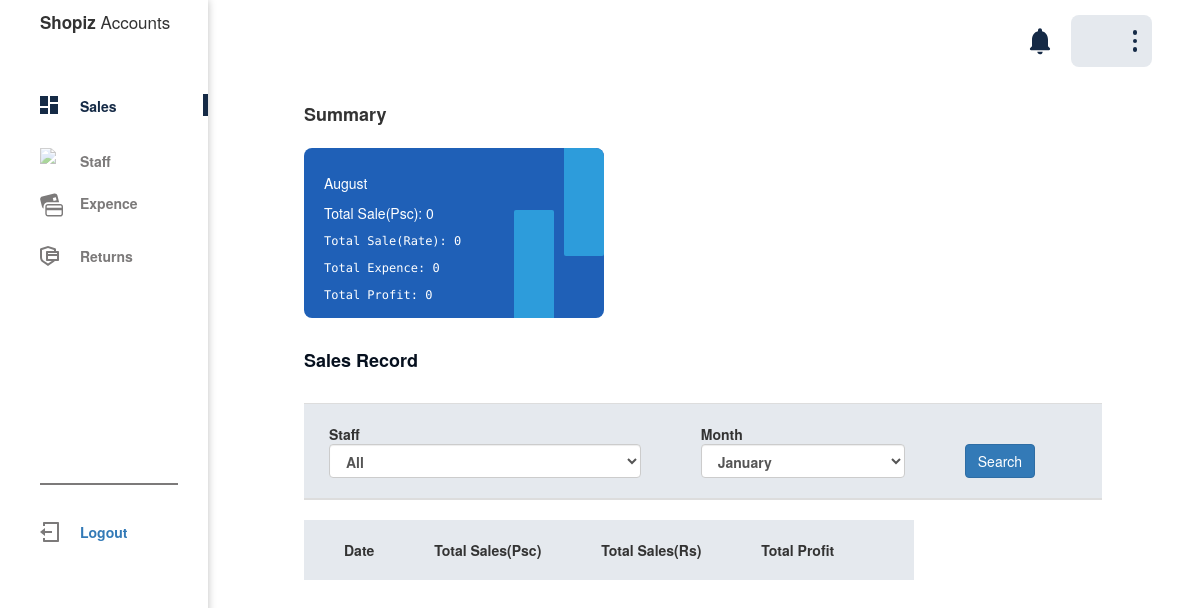
Page /admin_home (signed in) on the earlier database version.
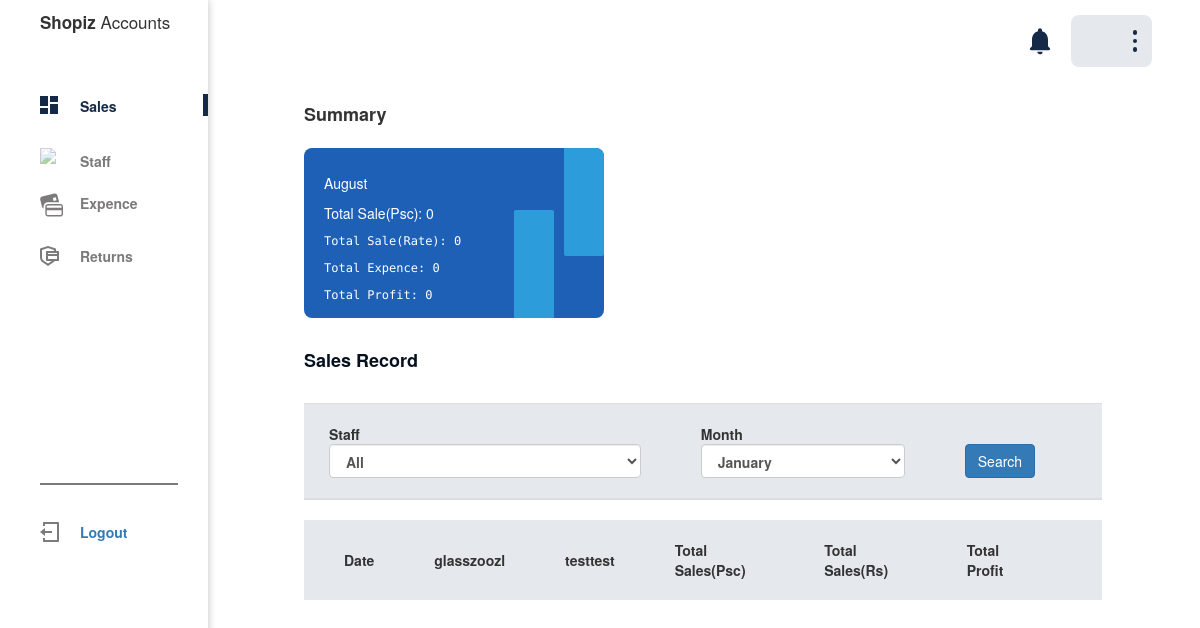
Same page on the later database version.
### user_app/models.py (models this page shows, shortened)
class Products(models.Model):
    name = models.CharField(max_length=100)
    sellingPrice = models.IntegerField()
    purchacePrice = models.IntegerField()
    vendor = models.CharField(max_length=25)
    class Meta:
        db_table = 'products'

### user_app/views.py (the view, shortened to what this page needs)
# urls.py: path('admin_home', views.admin_home, name='admin_home'),
@login_required()
def admin_home(request):
    sales_not_added = True
    current_month = datetime.now().month
    month = request.GET.get('month')
    if month:
        current_month = month
    if request.session.get('user_role') == 'admin':
        staff = request.GET.get('staff')
        print(staff)
        if staff:
            sales = models.Sales.objects.filter(Staff__id = int(staff), Date__month = current_month).order_by('Date')
            print('fa')
        else:
            sales = models.Sales.objects.filter(Date__month = current_month).order_by('Date')
    else:
        sales = models.Sales.objects.filter(Staff__id = request.session.get('user_id'), Date__month = current_month).order_by('Date')
    current_day = datetime.now().date
    products = models.Products.objects.all()
    staffs = models.Staffs.objects.all()
    filteredSales = filterSales(sales)
    print(filteredSales, type(filteredSales))
    card_info = getSummary(filteredSales, current_month)
    if (sales.filter(Date = datetime.now().strftime("%Y-%m-%d")).exists()) :
        sales_not_added = False
    print(current_month, type(current_month))
    current_month_full = calendar.month_name[int(current_month)]
    return render(request, 'admin/home.html', {'products': products, 'staffs': staffs, 'sales': filteredSales, 'current_day': current_day, "sales_added": sales_not_added, 'current_month': current_month, 'current_month_full': current_month_full, 'card_data': card_info})

### user_app/views.py (called while the page is built, shortened)
def filterSales(data):
    if(len(data) == 0):
        return ''

def getSummary(data, month):
    summary = {'total_psc': 0, 'total_expence': 0, 'total_profit': 0, 'total_income': 0}
    expences = models.Expences.objects.filter(Date__month = month)
    total = expences.aggregate(Sum('Amount'))
    if (total['Amount__sum']) is None:
        summary['total_expence'] = 0
    else:
        summary['total_expence'] = total['Amount__sum']
    for i in data:
        summary['total_income'] = summary['total_income'] + i['totalSale_rs']
        summary['total_profit'] = summary['total_profit'] + i['profit']
        summary['total_psc'] = summary['total_psc'] + i['totalNumberProducts']
    summary['total_profit'] = summary['total_profit'] - summary['total_expence']
    print(summary)
    return summary

### template/admin/home.html (shortened to what this page needs)
{% extends 'admin/admin_home.html' %}
{% load static %}
{% block content %}
<head>
    <link rel="stylesheet" href="//netdna.bootstrapcdn.com/bootstrap/3.1.1/css/bootstrap.min.css">
    <link rel="stylesheet" href="{% static 'css/expences.css' %}">
</head>
{% with user_role=request.session.user_role %}
<div class="content" style="padding: 0 50px 0 0;">
    {% if user_role == "admin" %}
    <div class="cards-con">
        <div class="title">
            <div class="main">Summary</div>
        </div>
        <div class="cards">
            <div class="card card-1">
                <div class="rec-1"></div>
                <div class="rec-2"></div>
                <div class="content">
                    <div class="name">{{current_month_full}}</div>
                    <div class="name">Total Sale(Psc): {{card_data.total_psc}}</div>
                    <div class="pin">Total Sale(Rate): {{card_data.total_income}}</div>
                    <div class="pin">Total Expence: {{card_data.total_expence}} </div>
                    <div class="pin">Total Profit: {{card_data.total_profit}}</div>
                </div>
            </div>
        </div>
    </div>
    {% endif %}
    <div class="table-con" style="overflow: hidden;">
        <div class="title">Sales Record</div>
        <div class="row">
            <table class="table">
                <thead>
                    <form action="" method="get">
                        <tr class="filters">
                            {% if user_role == 'admin' %}
                            <th>Staff
                                <select name="staff" class="form-control">
                                    <option value="">All</option>
                                </select>
                            </th>
                            {% endif %}
                            <th>Month
                                <select name="month" class="form-control">
                                    <option {% if current_month == '1' %} selected {% endif %} value=1>January</option>
                                </select>
                            </th>
                            <th>
                                <button type="submit" class="btn btn-primary">Search</button>
                            </th>
                        </tr>
                    </form>
                </thead>
            </table>
        </div>
        <table>
            <thead>
                <tr>
                    <th>Date</th>
                    {% for product in products %}
                    <th>{{product.name}}{{product.vendor}}</th>
                    {% endfor %}
                    <th>Total Sales(Psc)</th>
                    <th>Total Sales(Rs)</th>
                    <th>Total Profit</th>
                    <th></th>
                </tr>
            </thead>
        </table>
    </div>
</div>
</div>
{% endwith %}
{% endblock %}

Differences in the rows shown:
added Products: name "glass", vendor "zoozl"
added Products: name "test", vendor "test"
